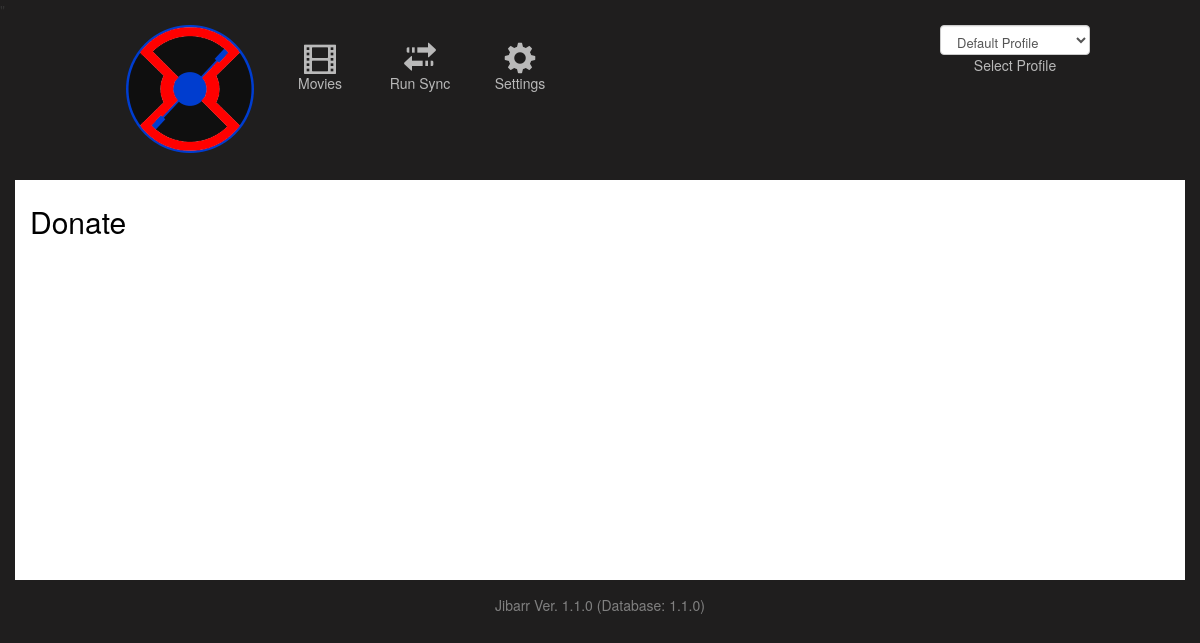
The page /jibarr/donate/ on the database as committed earlier.
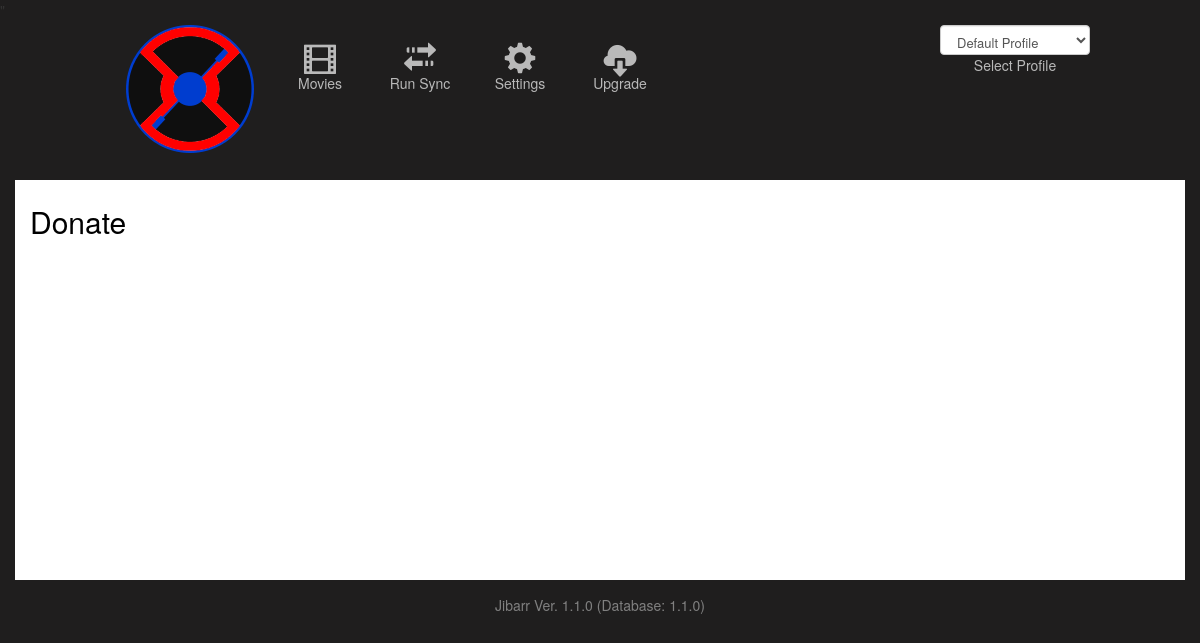
The same page on the database as committed later.
### jibarr/views/donate.py (the view)
def donate(request):
    prof_id = 1
    try:
        prof_id = request.session["prof_id"]
    except KeyError:
        pass
    system_settings = SiteSettings.objects.all()[:1].get()
    system_settings.newVersion = SiteSettings.checkVersion()
    prof_list = Profile.objects.all()
    context = {
        'system_settings': system_settings,
        'prof_list': prof_list,
        'prof_id': prof_id
    }
    template = loader.get_template("jibarr/donate.html")
    return HttpResponse(template.render(context, request))

### jibarr/templates/jibarr/donate.html
{% extends "./base.html" %}
{% load static %}
{% block content %}
<div class='CONTAINER'>
    <h2>Donate</h2><br />
</div>
{% endblock content %}

### jibarr/templates/jibarr/base.html (shortened to what this page needs)
{% load static %}
<html lang="en">
    <head>
        <link rel="stylesheet" type="text/css" href="{% static 'jibarr/styles.css' %}">
        <link rel="stylesheet" type="text/css" href="{% static 'jibarr/bootstrap-3.3.7-dist/css/bootstrap.css' %}">
        <link rel="stylesheet" href="{% static 'jibarr/jquery-ui-1.12.1/jquery-ui.css' %}">
        <link rel="stylesheet" type="text/css" href="{% static 'jibarr/jquery.toastmessage.css' %}">
    </head>
    <body style='background-color:#1F1E1E;margin:0px;'>
        <div style='position:relative;'>"
            <div style='margin:5px 110px auto 110px;height:155px;color:white;' class="HEADERMENU">
                <div style='width:160px;text-align:center;float:left;'><a href="/jibarr/"><img src="{% static 'jibarr/images/Jibarr_logo.png' %}"></a></div>
                {% if system_settings.radarr_enabled == 1 %}<a href="/jibarr/movies"><div class="HEADERITEM"><i class="glyphicon glyphicon-film" style="font-size:xx-large;"></i><br/>Movies</div></a>{% endif %}
                <a href="/jibarr/runsync"><div class="HEADERITEM"><i class="glyphicon glyphicon-transfer" style="font-size:xx-large;"></i><br/>Run Sync</div></a>
                <a href="/jibarr/sitesettings"><div class="HEADERITEM"><i class="glyphicon glyphicon-cog" style="font-size:xx-large;"></i><br/>Settings</div></a>
                {% if system_settings.upgrades_enabled %}
                <a href="/jibarr/upgrade">
                    <div class="HEADERITEM">
                        {% if system_settings.newVersion %}
                        <i class="glyphicon glyphicon-cloud-download" style="font-size:xx-large;color:yellow;"></i><br/>Upgrade
                        {% else %}
                        <i class="glyphicon glyphicon-cloud-download" style="font-size:xx-large;"></i><br/>Upgrade
                        {% endif %}
                    </div>
                </a>
                {% endif %}
                <div style="float:right;width:150px;text-align:right;">
                    <select id="ddlProfiles" onchange="profileChanged();" class="form-control" style="height:30px;font-size:small;">
                        {% for prof in prof_list %}
                            <option value="{{ prof.id }}">{{ prof.profile_name }}</option>
                        {% endfor %}
                    </select>
                    <div style="text-align:center;color:#b9b9b9;">Select Profile</div>
                </div>
            </div>
            <div id="content">
                {% block content %}{% endblock %}
            </div>
        </div>
        <div style="padding-bottom:65px;padding-top:15px;text-align:center;color:grey;">Jibarr Ver. {{ system_settings.code_version }} (Database: {{ system_settings.jibarr_version }})</div>
    </body>
</html>

Rows that differ between the two databases and show on the page:
changed SiteSettings: Upgrades_Enabled 0 → 1 (drawn)
Other text that changed with them:
text now shown: "Upgrade"
